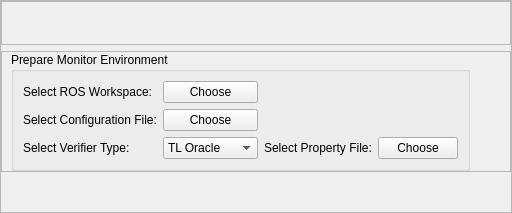
          <widget class="QWidget" name="W_RVMonitorPage">
           <attribute name="title">
            <string>Monitor</string>
           </attribute>
           <layout class="QVBoxLayout" name="verticalLayout_2">
            <property name="leftMargin">
             <number>0</number>
            </property>
            <property name="topMargin">
             <number>0</number>
            </property>
            <property name="rightMargin">
             <number>0</number>
            </property>
            <property name="bottomMargin">
             <number>0</number>
            </property>
            <item>
             <widget class="QFrame" name="frame_3">
              <property name="frameShape">
               <enum>QFrame::StyledPanel</enum>
              </property>
              <property name="frameShadow">
               <enum>QFrame::Raised</enum>
              </property>
              <layout class="QVBoxLayout" name="verticalLayout_9">
               <property name="leftMargin">
                <number>0</number>
               </property>
               <property name="topMargin">
                <number>0</number>
               </property>
               <property name="rightMargin">
                <number>0</number>
               </property>
               <property name="bottomMargin">
                <number>0</number>
               </property>
               <item>
                <widget class="QFrame" name="frame_5">
                 <property name="frameShape">
                  <enum>QFrame::StyledPanel</enum>
                 </property>
                 <property name="frameShadow">
                  <enum>QFrame::Raised</enum>
                 </property>
                 <layout class="QHBoxLayout" name="horizontalLayout">
                  <property name="leftMargin">
                   <number>11</number>
                  </property>
                  <property name="topMargin">
                   <number>11</number>
                  </property>
                  <property name="rightMargin">
                   <number>11</number>
                  </property>
                  <property name="bottomMargin">
                   <number>11</number>
                  </property>
                  <item>
                   <spacer name="horizontalSpacer_2">
                    <property name="orientation">
                     <enum>Qt::Horizontal</enum>
                    </property>
                    <property name="sizeHint" stdset="0">
                     <size>
                      <width>40</width>
                      <height>20</height>
                     </size>
                    </property>
                   </spacer>
                  </item>
                 </layout>
                </widget>
               </item>
               <item>
                <widget class="QFrame" name="frame_6">
                 <property name="frameShape">
                  <enum>QFrame::StyledPanel</enum>
                 </property>
                 <property name="frameShadow">
                  <enum>QFrame::Raised</enum>
                 </property>
                 <layout class="QGridLayout" name="gridLayout_3">
                  <property name="topMargin">
                   <number>0</number>
                  </property>
                  <property name="rightMargin">
                   <number>0</number>
                  </property>
                  <property name="bottomMargin">
                   <number>0</number>
                  </property>
                  <item row="0" column="0">
                   <widget class="QGroupBox" name="groupBox">
                    <property name="title">
                     <string>Prepare Monitor Environment</string>
                    </property>
                    <layout class="QGridLayout" name="gridLayout_2">
                     <item row="3" column="0">
                      <widget class="QLabel" name="label_4">
                       <property name="text">
                        <string>Select Verifier Type:</string>
                       </property>
                      </widget>
                     </item>
                     <item row="3" column="2">
                      <widget class="QLabel" name="label_3">
                       <property name="text">
                        <string>Select Property File:</string>
                       </property>
                      </widget>
                     </item>
                     <item row="3" column="3">
                      <widget class="QPushButton" name="btnMonitorPropertyFileSelect">
                       <property name="text">
                        <string>Choose</string>
                       </property>
                      </widget>
                     </item>
                     <item row="3" column="1">
                      <widget class="QComboBox" name="cbxMonitorVerifierType">
                       <item>
                        <property name="text">
                         <string>TL Oracle</string>
                        </property>
                       </item>
                       <item>
                        <property name="text">
                         <string>RML Oracle</string>
                        </property>
                       </item>
                      </widget>
                     </item>
                     <item row="0" column="0">
                      <widget class="QLabel" name="label_5">
                       <property name="text">
                        <string>Select ROS Workspace:</string>
                       </property>
                      </widget>
                     </item>
                     <item row="1" column="0">
                      <widget class="QLabel" name="label_2">
                       <property name="text">
                        <string>Select Configuration File:</string>
                       </property>
                      </widget>
                     </item>
                     <item row="0" column="1">
                      <widget class="QPushButton" name="btnMonitorROSFolderSelect">
                       <property name="text">
                        <string>Choose</string>
                       </property>
                      </widget>
                     </item>
                     <item row="1" column="1">
                      <widget class="QPushButton" name="btnMonitorConfFileSelect">
                       <property name="text">
                        <string>Choose</string>
                       </property>
                      </widget>
                     </item>
                    </layout>
                   </widget>
                  </item>
                  <item row="0" column="2">
                   <spacer name="horizontalSpacer_3">
                    <property name="orientation">
                     <enum>Qt::Horizontal</enum>
                    </property>
                    <property name="sizeHint" stdset="0">
                     <size>
                      <width>40</width>
                      <height>20</height>
                     </size>
                    </property>
                   </spacer>
                  </item>
                 </layout>
                </widget>
               </item>
               <item>
                <spacer name="verticalSpacer_2">
                 <property name="orientation">
                  <enum>Qt::Vertical</enum>
                 </property>
                 <property name="sizeHint" stdset="0">
                  <size>
                   <width>20</width>
                   <height>40</height>
                  </size>
                 </property>
                </spacer>
               </item>
              </layout>
             </widget>
            </item>
           </layout>
          </widget>
